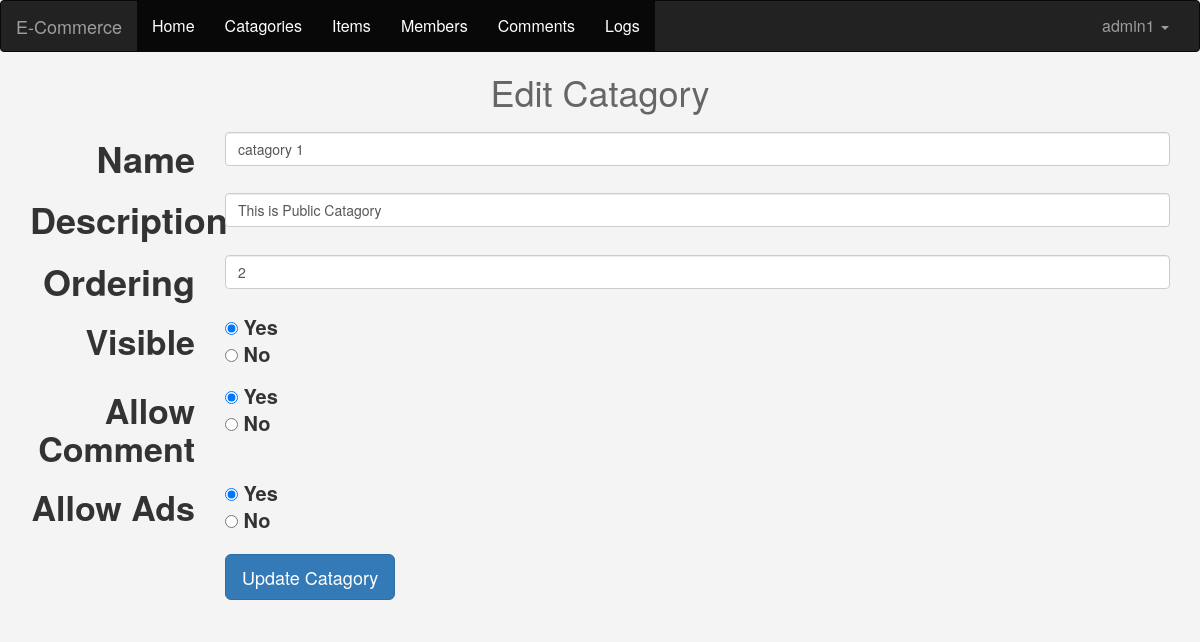
Screenshot of /admin/catagory.php?action=edit&catid=18 (signed in) with the database file from the repository.
### tables this page shows
CREATE TABLE `catagory` (
  `ID` int(11) NOT NULL,
  `Name` varchar(255) NOT NULL,
  `Describtion` varchar(255) NOT NULL,
  `Ordering` int(11) DEFAULT NULL,
  `Visibilty` tinyint(4) NOT NULL DEFAULT '0',
  `Allow_Comment` tinyint(4) NOT NULL DEFAULT '0',
  `Allow_Ads` tinyint(4) NOT NULL DEFAULT '0'
);

### admin/catagory.php (the view, shortened to what this page needs)
<?php
if(isset($_SESSION['username'])){
    include 'init.php';
    $action=isset($_GET['action']) ? $_GET['action']:'mange';
    if($action=='mange'){
        $sort='';
        if(isset($_GET['sort'])){
            $sort=$_GET['sort'];
        }
        $stmt=$link->prepare("SELECT * FROM catagory ORDER BY Ordering $sort ");
        $stmt->execute();
        $row=$stmt->fetchAll(); ?>
      <h1  class="text-center" style="color:#666">Mange Catagory</h1>
      <div class="container c">
          <div class="panel panel-default">
              <div class="panel-heading">Mange Catagory</div>
                       <div class="order pull-right " style="margin-top:-30px">
                          <span style="color:red">ORDERING:</span>
                           <a href="?sort=DESC" style="text-decoration:none">DESC |</a>
                           <a href="?sort=ASC"style="text-decoration:none" >ASC</a>
                       </div>
                    <div class="panel-body">
                        <?php
                        foreach($row as $row){
                         echo  '<div class="cat" >'?>
                         <div class="btn pull-right" style="visibility:hidden;transition:all .5s ease-in-out;" >
                                <a  href='catagory.php?action=edit&catid=<?php echo $row['ID'];?>' class='btn btn-info'>Edit</a>
                                <a href='' class='btn btn-danger confirm ' style=""> Delete  </a>
                        </div>
                         <?php
                            echo "<h3 >".$row['Name']."</h3>";
                            echo "<div class='view'>";
                            echo "<p>";
                                if($row['Describtion']==''){
                                    echo 'This Catagory Has No Description';
                                }
                                else{
                                    echo $row['Describtion'];
                                }
                            echo "</p>";
                            if($row['Visibilty']==1){
                                echo "<span style='background-color:#d35400;color:white;padding:5px;margin-right:10px;border-radius:10px'>Hidden</span>";
                            }
                            if($row['Allow_Comment']==1){
                                echo "<span style='background-color:#2c3e50;color:white;padding:5px;margin-right:10px;border-radius:10px'>Comment Disabled</span>";
                            }
                            if($row['Allow_Ads']==1){
                                echo "<span style='background-color:#c0392b;color:white;padding:5px;margin-right:10px;border-radius:10px'>Ads Disabled</span>";
                            }
                            echo "<hr>";
                            echo "</div>";
                           echo '</div>';
                        }
                         ?>
                    </div>
          </div>
          <a href="catagory.php?action=add" class="btn btn-primary">+Add New Catagory</a>
      </div>
     <?php
        }
    elseif($action=='edit'){
        if(isset($_GET['catid'])&&is_numeric($_GET['catid'])){
            $catID=intval($_GET['catid']);
            $stmt=$link->prepare("SELECT * FROM catagory WHERE ID =? ");
            $stmt->execute(array($catID));
            $res=$stmt->fetch();
            $count=$stmt->rowCount();
            if($count>0){   ?>
            <h1 class="text-center " style="color:#666">Edit Catagory<h1>
            <div class="container">
        <form class="form-horizontal" action="?action=update" method="post">
            <div class="form-group">
            <label class="col-sm-2 control-label">Name</label>
            <div class="col-sm-10">
                <input type="text" value="<?php echo $res['Name'] ?>"name="name" class="form-control" autocomplete="off" placeholder="Name Of The Catagory"/>
             </div>
            </div>
            <div class="form-group">
            <label class="col-sm-2 control-label">Description</label>
            <div class="col-sm-10">
            <input type="text"  value="<?php echo $res['Describtion']; ?>"   placeholder="Description Of Catagory"  name="description" class="form-control" autocomplete="new-password"/>
             </div>
            </div>
            <div class="form-group">
            <label class="col-sm-2 control-label">Ordering</label>
            <div class="col-sm-10">
                <input type="number" value="<?php echo $res['Ordering'] ?>"  name="ordering" class="form-control" placeholder="Number  TO Arrange Catagories"/>
             </div>
            </div>
            <div class="form-group">
            <label class="col-sm-2 control-label" style="font-size:34px">Visible</label>
            <div class="col-sm-10" style="font-size:20px" >
                <div>
                    <input id="s" type="radio" name="vis" value="0" <?php if($res['Visibilty']==0){ echo 'checked'; } ?> />
                    <label for="s">Yes</label>
                </div>
                <div>
                    <input id="s2" type="radio" name="vis" value="1" <?php if($res['Visibilty']==1){echo 'checked';} ?> />
                    <label for="s2">No</label>
                </div>
             </div>
            </div>
            <div class="form-group">
            <label class="col-sm-2 control-label" style="font-size:34px">Allow Comment</label>
            <div class="col-sm-10" style="font-size:20px" >
                <div>
                    <input id="s1" type="radio" name="comment" value="0" <?php if($res['Allow_Comment']==0){ echo 'checked'; } ?> />
                    <label for="s1">Yes</label>
                </div>
                <div>
                    <input id="s3" type="radio" name="comment" value="1" <?php if($res['Allow_Comment']==1){ echo 'checked'; } ?>/>
                    <label for="s3">No</label>
                </div>
             </div>
            </div>
            <div class="form-group">
            <label class="col-sm-2 control-label" style="font-size:34px">Allow Ads</label>
            <div class="col-sm-10" style="font-size:20px" >
                <div>
                    <input id="s7" type="radio" name="ads" value="0" <?php if($res['Allow_Ads']==0){ echo 'checked'; } ?> />
                    <label for="s7">Yes</label>
                </div>
                <div>
                    <input id="s8" type="radio" name="ads" value="1" <?php if($res['Allow_Ads']==1){ echo 'checked'; } ?>/>
                    <label for="s8">No</label>
                </div>
             </div>
            </div>
            <div class="form-group">
            <div class="col-sm-offset-2 col-sm-10">
                <input type="submit" value="Update Catagory" class="btn btn-primary btn-lg"/>
             </div>
            </div>
        </form>
    </div>
           <?php }
           else{
               $error='There no such id';
               $page="index.php";
               redirectMessage($error,10,$page,false);
           }
        }
     }
    elseif($action=='delete'){
        }
       else{
            echo "not respond";
        }
}
else
{
    header('location:index.php');
}
?>

### admin/layout/css/backend.css (style rules this page uses)
body { background-color:#f4f4f4; font-size:16px; }

### rows the page displays
catagory: name "catagory 1", description "This is Public Catagory", ordering "2", Visibilty "☑ Yes", Visibilty "☐ No", Allow_Comment "☑ Yes", Allow_Comment "☐ No", Allow_Ads "☑ Yes", Allow_Ads "☐ No"

### other values shown
$_SESSION['username'] "admin1"
